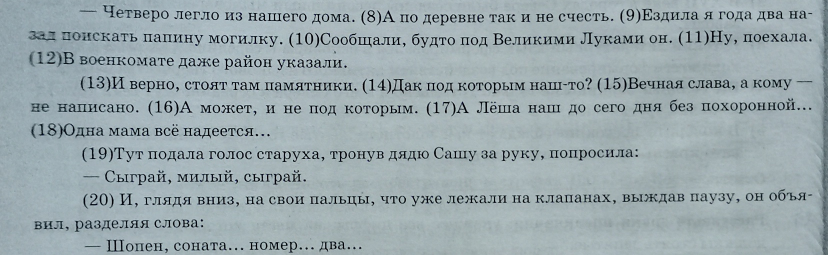
#> input picture IMG_20210518_162004.jpg, 1656 x 510 px (shown at 1/2 size)
$ python -i image.py   (imports and definitions only)
#> lines starting #> are read from the running program, lines starting #| are printed output that depends on the picture; after the words box and inside, x2 and y2 are one past the last pixel; in counts of white or black regions, pixels touching at a corner belong together
from typing import Union
import cv2
import pytesseract
import imutils


config = r'--oem 3 --psm 6'


def image_to_text(path: str) -> Union[None, str]:
#> called with path = '../IMG_20210518_162004.jpg'
    try:
        image = cv2.imread(path)
#> image is the input picture: shape (510, 1656, 3); mean B, G, R 172.2, 167.8, 153.5
        image = imutils.resize(image, width=max(600, int(1.5 * len(image[0]))))
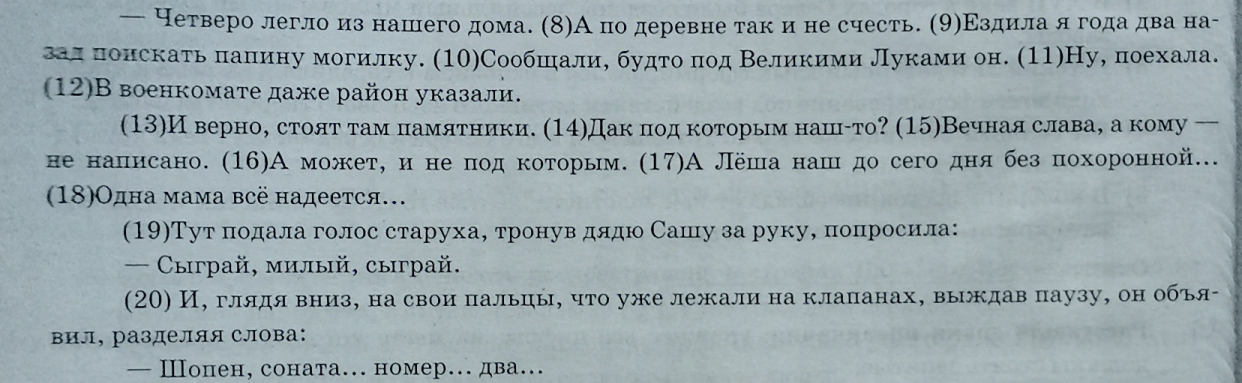
#> image: shape (765, 2484, 3) (shown at 1/2 size); mean B, G, R 172.3, 167.9, 153.6
        gray = cv2.cvtColor(image, cv2.COLOR_BGR2GRAY)
        blur = cv2.GaussianBlur(gray, (5, 5), 0)
        thresh = cv2.threshold(blur, 0, 255, cv2.THRESH_BINARY_INV + cv2.THRESH_OTSU)[1]
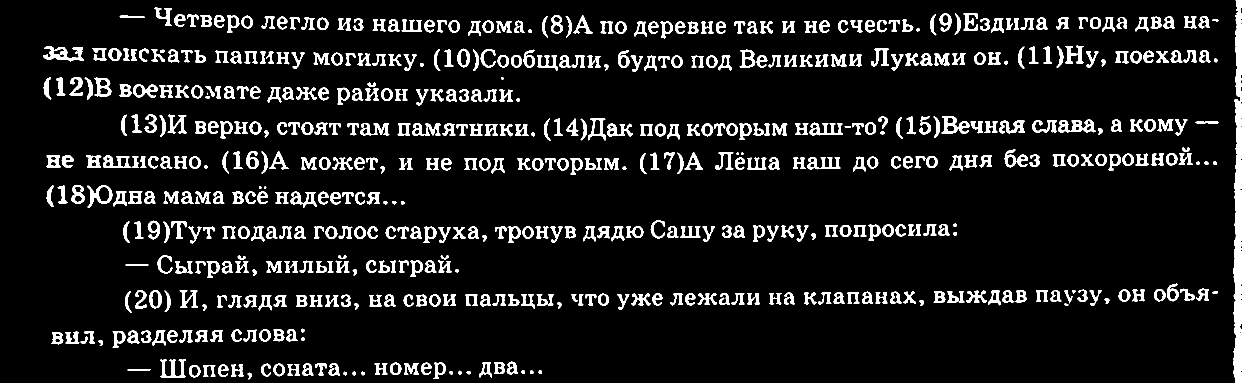
#> thresh: shape (765, 2484) (shown at 1/2 size); 9% white; 580 white regions (4 under 20 px), largest, box (x1, y1, x2, y2) and area: (2466, 0, 2484, 765) 10018, (86, 93, 168, 123) 1131, (1619, 245, 1686, 271) 830
        # Invert, Blur, and perform text extraction
        invert = 255 - cv2.GaussianBlur(thresh, (3, 3), 0)
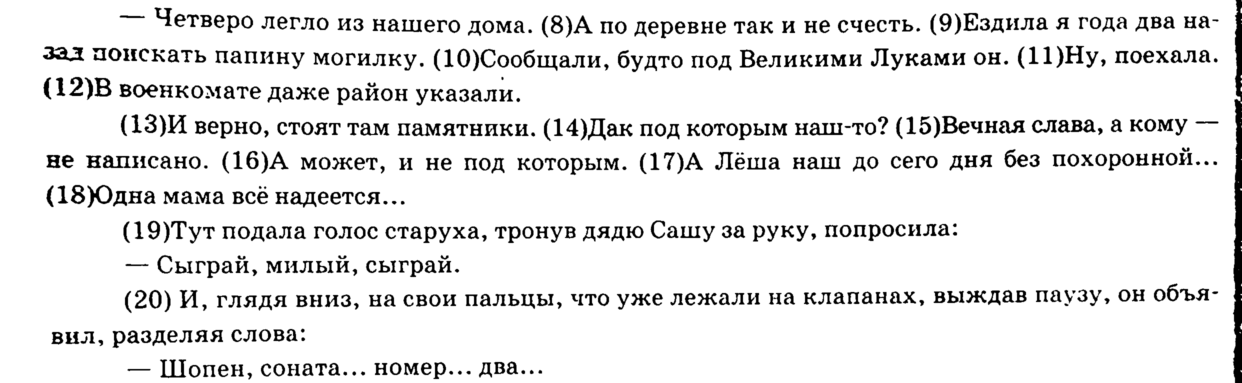
#> invert: shape (765, 2484) (shown at 1/2 size); min 0, max 255, mean 231.9
#> (the run stopped early here; a loop or call above may not have finished)
